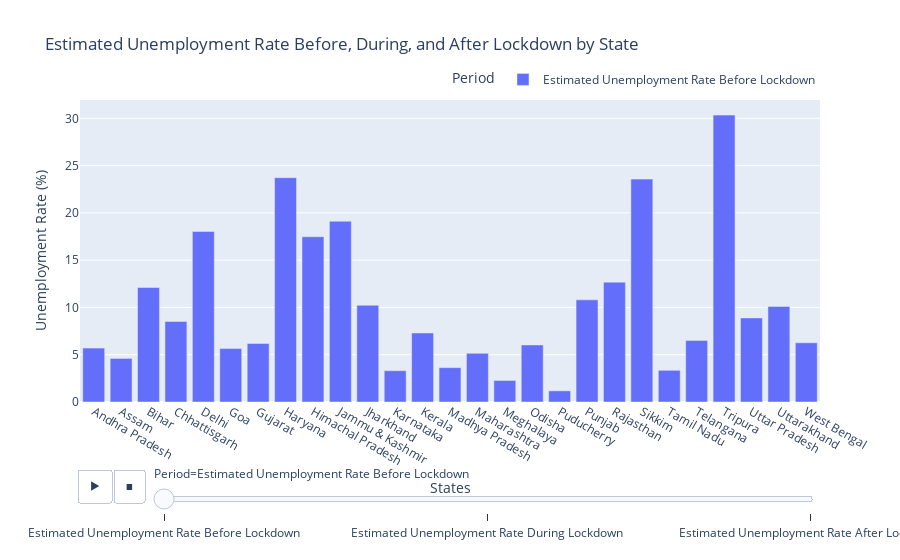

The code cell stored with this chart in its notebook:
### Code cell
# Performing a Data Transformation , Reshape the Data to Visualize with Animation Frame
melted_bf_lock = bf_lock.melt(id_vars=['States'], # States that will remain as identifiers and won't be melted
                              value_vars=['Estimated Unemployment Rate Before Lockdown',
                                          'Estimated Unemployment Rate During Lockdown', 
                                          'Estimated Unemployment Rate After Lockdown'],
                              # These columns will melt into a single column make the df with 3 columns one for States,
                              # and duration time of Unemployment Rate and the last one for the percentage rate
                              var_name='Period', # Assign new Column Name for Durations
                              value_name='Unemployment Rate') # Assign new Column Name for Values

# Create the animated bar plot
fig = px.bar(
    melted_bf_lock,
    x='States',
    y='Unemployment Rate',
    color='Period',  # Use color to differentiate periods
    animation_frame='Period',  # Use 'Period' column for animation
    title='Estimated Unemployment Rate Before, During, and After Lockdown by State',

)
# Move the animation slider to the bottom
fig.update_layout(updatemenus=[dict(type='buttons', showactive=False, x=0.1, y=0.01)])

# Hide the legend
fig.update_layout(legend=dict(orientation="h", yanchor="bottom", y=1.02, xanchor="right", x=1))

# Update the Y axis Title
fig.update_yaxes(title_text="Unemployment Rate (%)")
fig.show()

### Figure 1 — Plotly figure (JSON) as saved in the notebook; plotly's stock layout.template omitted (floating-point values rounded to 4 significant figures)
{"data": [{"alignmentgroup": "True", "hovertemplate": "Period=Estimated Unemployment Rate Before Lockdown<br>States=%{x}<br>Unemployment Rate=%{y}<extra></extra>", "legendgroup": "Estimated Unemployment Rate Before Lockdown", "marker": {"color": "#636efa", "pattern": {"shape": ""}}, "name": "Estimated Unemployment Rate Before Lockdown", "offsetgroup": "Estimated Unemployment Rate Before Lockdown", "orientation": "v", "showlegend": true, "textposition": "auto", "type": "bar", "x": ["Andhra Pradesh", "Assam", "Bihar", "Chhattisgarh", "Delhi", "Goa", "Gujarat", "Haryana", "Himachal Pradesh", "Jammu & Kashmir", "Jharkhand", "Karnataka", "Kerala", "Madhya Pradesh", "Maharashtra", "Meghalaya", "Odisha", "Puducherry", "Punjab", "Rajasthan", "Sikkim", "Tamil Nadu", "Telangana", "Tripura", "Uttar Pradesh", "Uttarakhand", "West Bengal"], "xaxis": "x", "y": [5.7, 4.613, 12.11, 8.523, 18.04, 5.65, 6.193, 23.72, 17.48, 19.12, 10.23, 3.31, 7.3, 3.633, 5.143, 2.277, 6.033, 1.18, 10.8, 12.68, 23.57, 3.353, 6.517, 30.34, 8.89, 10.11, 6.26], "yaxis": "y"}], "layout": {"barmode": "relative", "legend": {"orientation": "h", "title": {"text": "Period"}, "tracegroupgap": 0, "x": 1, "xanchor": "right", "y": 1.02, "yanchor": "bottom"}, "sliders": [{"active": 0, "currentvalue": {"prefix": "Period="}, "len": 0.9, "pad": {"b": 10, "t": 60}, "steps": [{"args": [["Estimated Unemployment Rate Before Lockdown"], {"frame": {"duration": 0, "redraw": true}, "fromcurrent": true, "mode": "immediate", "transition": {"duration": 0, "easing": "linear"}}], "label": "Estimated Unemployment Rate Before Lockdown", "method": "animate"}, {"args": [["Estimated Unemployment Rate During Lockdown"], {"frame": {"duration": 0, "redraw": true}, "fromcurrent": true, "mode": "immediate", "transition": {"duration": 0, "easing": "linear"}}], "label": "Estimated Unemployment Rate During Lockdown", "method": "animate"}, {"args": [["Estimated Unemployment Rate After Lockdown"], {"frame": {"duration": 0, "redraw": true}, "fromcurrent": true, "mode": "immediate", "transition": {"duration": 0, "easing": "linear"}}], "label": "Estimated Unemployment Rate After Lockdown", "method": "animate"}], "x": 0.1, "xanchor": "left", "y": 0, "yanchor": "top"}], "title": {"text": "Estimated Unemployment Rate Before, During, and After Lockdown by State"}, "updatemenus": [{"buttons": [{"args": [null, {"frame": {"duration": 500, "redraw": true}, "fromcurrent": true, "mode": "immediate", "transition": {"duration": 500, "easing": "linear"}}], "label": "&#9654;", "method": "animate"}, {"args": [[null], {"frame": {"duration": 0, "redraw": true}, "fromcurrent": true, "mode": "immediate", "transition": {"duration": 0, "easing": "linear"}}], "label": "&#9724;", "method": "animate"}], "direction": "left", "pad": {"r": 10, "t": 70}, "showactive": false, "type": "buttons", "x": 0.1, "xanchor": "right", "y": 0.01, "yanchor": "top"}], "xaxis": {"anchor": "y", "domain": [0, 1], "title": {"text": "States"}}, "yaxis": {"anchor": "x", "domain": [0, 1], "title": {"text": "Unemployment Rate (%)"}}}}
